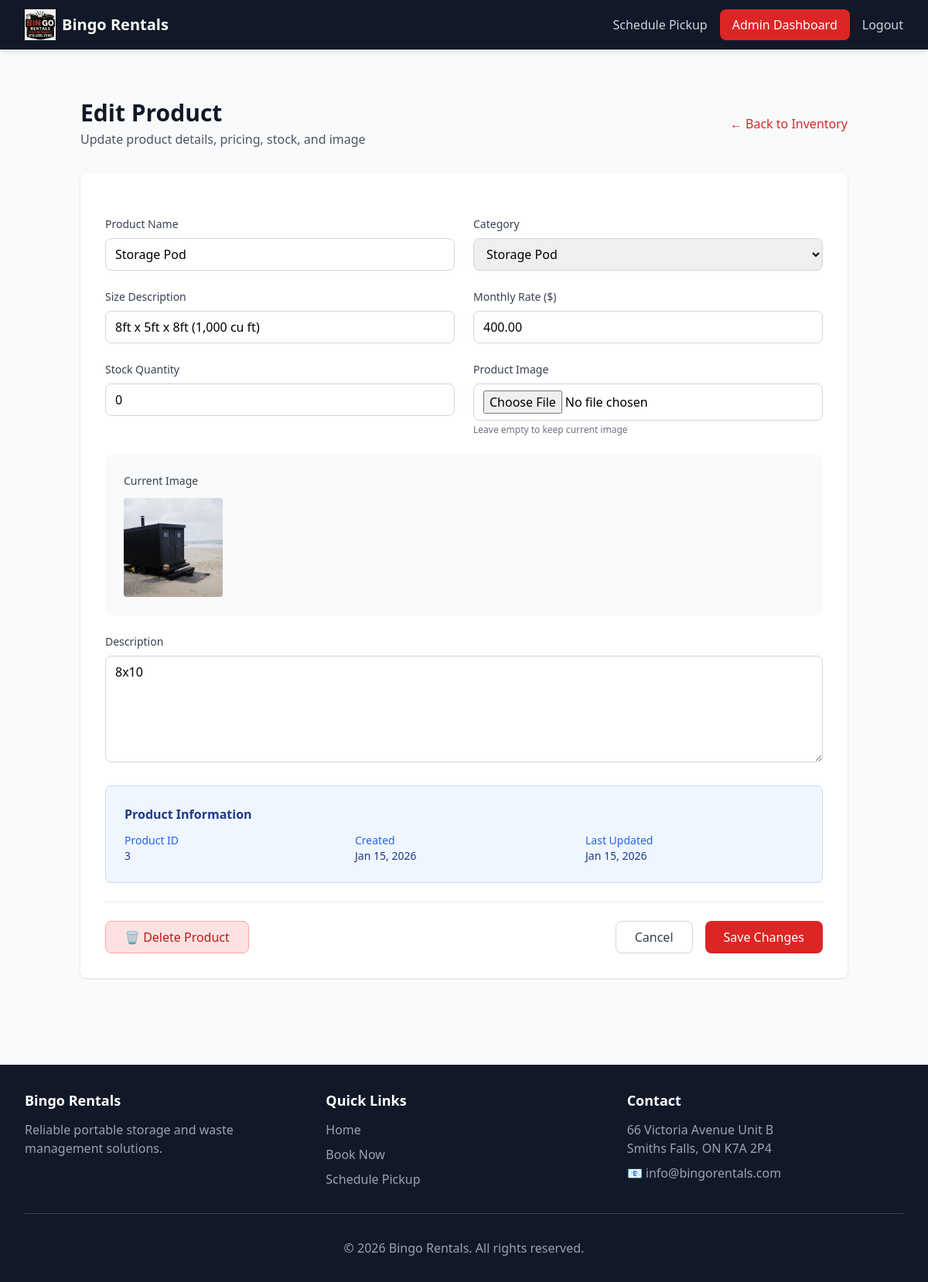
/dashboard/inventory/3/edit/ (signed in), run on the app's committed database.
### products/models.py (models this page shows, shortened)
class Product(models.Model):
    name = models.CharField(max_length=200)
    slug = models.SlugField(unique=True, blank=True)
    category = models.CharField(
        max_length=20,
        choices=ProductCategory.choices
    )
    description = models.TextField()
    size_description = models.CharField(
        max_length=100,
        help_text="e.g., '8ft or 16ft Units' or '10-Yard Dumpster'"
    )
    monthly_rate = models.DecimalField(
        max_digits=10,
        decimal_places=2,
        validators=[MinValueValidator(0)]
    )
    image = models.ImageField(upload_to='products/')
    stock_quantity = models.IntegerField(
        default=0,
        validators=[MinValueValidator(0)],
        help_text="Total available units"
    )
    is_active = models.BooleanField(default=True)
    created_at = models.DateTimeField(auto_now_add=True)
    updated_at = models.DateTimeField(auto_now=True)
    class Meta:
        ordering = ['category', 'name']

### dashboard/views.py (the view)
    def wrapper(request, *args, **kwargs):
        if not request.user.is_authenticated:
            return redirect('booking:staff_login')
        if not request.user.is_staff:
            messages.error(request, 'You do not have permission to access this page.')
            return redirect('home')
        return view_func(request, *args, **kwargs)

### dashboard/views.py (called while the page is built, shortened)
def staff_required(view_func):
    def wrapper(request, *args, **kwargs):
        if not request.user.is_authenticated:
            return redirect('booking:staff_login')
        if not request.user.is_staff:
            messages.error(request, 'You do not have permission to access this page.')
            return redirect('home')
        return view_func(request, *args, **kwargs)
    return wrapper

@staff_required
def edit_product(request, product_id):
    product = get_object_or_404(Product, id=product_id)
    context = {
        'product': product,
        'categories': Product._meta.get_field('category').choices,
        'page_title': f'Edit {product.name}'
    }
    return render(request, 'dashboard/edit_product.html', context)

### templates/dashboard/edit_product.html (shortened to what this page needs)
{% extends 'base.html' %}
{% block content %}
<div class="container mx-auto px-4 py-8">
    <div class="flex items-center justify-between mb-8">
        <div>
            <h1 class="text-3xl font-bold text-gray-900">Edit Product</h1>
            <p class="text-gray-600 mt-1">Update product details, pricing, stock, and image</p>
        </div>
        <a href="{% url 'dashboard:manage_inventory' %}" class="text-red-600 hover:text-red-800">← Back to Inventory</a>
    </div>
    <div class="bg-white rounded-lg shadow p-8">
        <form method="post" enctype="multipart/form-data" class="space-y-6">
            <div class="grid grid-cols-1 md:grid-cols-2 gap-6">
                <div>
                    <label for="name" class="block text-sm font-medium text-gray-700 mb-2">Product Name</label>
                    <input
                        type="text"
                        id="name"
                        name="name"
                        value="{{ product.name }}"
                        required
                        class="w-full rounded-lg border border-gray-300 px-3 py-2 focus:border-red-500 focus:ring-1 focus:ring-red-500"
                    >
                </div>
                <div>
                    <label for="category" class="block text-sm font-medium text-gray-700 mb-2">Category</label>
                    <select id="category" name="category" required class="w-full rounded-lg border border-gray-300 px-3 py-2 focus:border-red-500 focus:ring-1 focus:ring-red-500">
                        {% for value, label in categories %}
                        <option value="{{ value }}" {% if product.category == value %}selected{% endif %}>{{ label }}</option>
                        {% endfor %}
                    </select>
                </div>
                <div>
                    <label for="size_description" class="block text-sm font-medium text-gray-700 mb-2">Size Description</label>
                    <input
                        type="text"
                        id="size_description"
                        name="size_description"
                        value="{{ product.size_description }}"
                        required
                        placeholder="e.g., 8ft or 16ft Units"
                        class="w-full rounded-lg border border-gray-300 px-3 py-2 focus:border-red-500 focus:ring-1 focus:ring-red-500"
                    >
                </div>
                <div>
                    <label for="monthly_rate" class="block text-sm font-medium text-gray-700 mb-2">Monthly Rate ($)</label>
                    <input
                        type="number"
                        id="monthly_rate"
                        name="monthly_rate"
                        step="0.01"
                        min="0"
                        value="{{ product.monthly_rate }}"
                        required
                        class="w-full rounded-lg border border-gray-300 px-3 py-2 focus:border-red-500 focus:ring-1 focus:ring-red-500"
                    >
                </div>
                <div>
                    <label for="stock_quantity" class="block text-sm font-medium text-gray-700 mb-2">Stock Quantity</label>
                    <input
                        type="number"
                        id="stock_quantity"
                        name="stock_quantity"
                        min="0"
                        value="{{ product.stock_quantity }}"
                        required
                        class="w-full rounded-lg border border-gray-300 px-3 py-2 focus:border-red-500 focus:ring-1 focus:ring-red-500"
                    >
                </div>
                <div>
                    <label for="image" class="block text-sm font-medium text-gray-700 mb-2">Product Image</label>
                    <input
                        type="file"
                        id="image"
                        name="image"
                        accept="image/*"
                        class="w-full rounded-lg border border-gray-300 px-3 py-2 focus:border-red-500 focus:ring-1 focus:ring-red-500"
                    >
                    <p class="text-xs text-gray-500 mt-1">Leave empty to keep current image</p>
                </div>
            </div>
            {% if product.image %}
            <div class="bg-gray-50 rounded-lg p-6">
                <p class="text-sm font-medium text-gray-700 mb-3">Current Image</p>
                <img src="{{ product.image.url }}" alt="{{ product.name }}" class="h-32 w-32 rounded object-cover">
            </div>
            {% endif %}
            <div>
                <label for="description" class="block text-sm font-medium text-gray-700 mb-2">Description</label>
                <textarea
                    id="description"
                    name="description"
                    required
                    rows="5"
                    class="w-full rounded-lg border border-gray-300 px-3 py-2 focus:border-red-500 focus:ring-1 focus:ring-red-500"
                >{{ product.description }}</textarea>
            </div>
            <div class="bg-blue-50 rounded-lg p-6 border border-blue-200">
                <h3 class="font-semibold text-blue-900 mb-3">Product Information</h3>
                <div class="grid grid-cols-1 md:grid-cols-3 gap-4 text-sm">
                    <div>
                        <p class="text-blue-600 font-medium">Product ID</p>
                        <p class="text-blue-900">{{ product.id }}</p>
                    </div>
                    <div>
                        <p class="text-blue-600 font-medium">Created</p>
                        <p class="text-blue-900">{{ product.created_at|date:"M d, Y" }}</p>
                    </div>
                    <div>
                        <p class="text-blue-600 font-medium">Last Updated</p>
                        <p class="text-blue-900">{{ product.updated_at|date:"M d, Y" }}</p>
                    </div>
                </div>
            </div>
            <div class="flex justify-between gap-4 pt-6 border-t">
                <a href="{% url 'dashboard:delete_product' product.id %}" class="px-6 py-2 bg-red-100 text-red-700 hover:bg-red-200 rounded-lg font-medium border border-red-300">
                    🗑️ Delete Product
                </a>
                <div class="flex gap-4">
                    <a href="{% url 'dashboard:manage_inventory' %}" class="px-6 py-2 border border-gray-300 rounded-lg text-gray-700 hover:bg-gray-50 font-medium">
                        Cancel
                    </a>
                    <button type="submit" class="px-6 py-2 bg-red-600 text-white rounded-lg hover:bg-red-700 font-medium">
                        Save Changes
                    </button>
                </div>
            </div>
        </form>
    </div>
</div>
{% endblock %}

### data on the page
Product: name "Storage Pod", category "Storage Pod", size_description "8ft x 5ft x 8ft (1,000 cu ft)", monthly_rate "400.00", stock_quantity "0", image (picture), description "8x10", id "3", created_at "Jan 15, 2026", updated_at "Jan 15, 2026"
